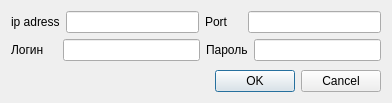
<?xml version="1.0" encoding="UTF-8"?>
<ui version="4.0">
 <class>Dialog_addCamera</class>
 <widget class="QDialog" name="Dialog_addCamera">
  <property name="geometry">
   <rect>
    <x>0</x>
    <y>0</y>
    <width>392</width>
    <height>103</height>
   </rect>
  </property>
  <property name="minimumSize">
   <size>
    <width>392</width>
    <height>103</height>
   </size>
  </property>
  <property name="maximumSize">
   <size>
    <width>392</width>
    <height>103</height>
   </size>
  </property>
  <property name="windowTitle">
   <string>Dialog</string>
  </property>
  <layout class="QVBoxLayout" name="verticalLayout">
   <item>
    <layout class="QHBoxLayout" name="horizontalLayout">
     <item>
      <widget class="QLabel" name="label">
       <property name="sizePolicy">
        <sizepolicy hsizetype="Maximum" vsizetype="Maximum">
         <horstretch>0</horstretch>
         <verstretch>0</verstretch>
        </sizepolicy>
       </property>
       <property name="text">
        <string>ip adress</string>
       </property>
      </widget>
     </item>
     <item>
      <widget class="QLineEdit" name="le_ipadress">
       <property name="sizePolicy">
        <sizepolicy hsizetype="Expanding" vsizetype="Fixed">
         <horstretch>0</horstretch>
         <verstretch>0</verstretch>
        </sizepolicy>
       </property>
      </widget>
     </item>
     <item>
      <widget class="QLabel" name="label_2">
       <property name="sizePolicy">
        <sizepolicy hsizetype="Maximum" vsizetype="Maximum">
         <horstretch>0</horstretch>
         <verstretch>0</verstretch>
        </sizepolicy>
       </property>
       <property name="minimumSize">
        <size>
         <width>37</width>
         <height>0</height>
        </size>
       </property>
       <property name="text">
        <string>Port</string>
       </property>
      </widget>
     </item>
     <item>
      <widget class="QLineEdit" name="le_port">
       <property name="minimumSize">
        <size>
         <width>128</width>
         <height>0</height>
        </size>
       </property>
      </widget>
     </item>
    </layout>
   </item>
   <item>
    <layout class="QHBoxLayout" name="horizontalLayout_6">
     <item>
      <widget class="QLabel" name="label_3">
       <property name="sizePolicy">
        <sizepolicy hsizetype="Maximum" vsizetype="Maximum">
         <horstretch>0</horstretch>
         <verstretch>0</verstretch>
        </sizepolicy>
       </property>
       <property name="minimumSize">
        <size>
         <width>43</width>
         <height>0</height>
        </size>
       </property>
       <property name="text">
        <string>Логин    </string>
       </property>
      </widget>
     </item>
     <item>
      <widget class="QLineEdit" name="le_login">
       <property name="sizePolicy">
        <sizepolicy hsizetype="Expanding" vsizetype="Fixed">
         <horstretch>0</horstretch>
         <verstretch>0</verstretch>
        </sizepolicy>
       </property>
       <property name="minimumSize">
        <size>
         <width>137</width>
         <height>0</height>
        </size>
       </property>
       <property name="maximumSize">
        <size>
         <width>146</width>
         <height>16777215</height>
        </size>
       </property>
      </widget>
     </item>
     <item>
      <widget class="QLabel" name="label_4">
       <property name="sizePolicy">
        <sizepolicy hsizetype="Maximum" vsizetype="Maximum">
         <horstretch>0</horstretch>
         <verstretch>0</verstretch>
        </sizepolicy>
       </property>
       <property name="text">
        <string>Пароль</string>
       </property>
      </widget>
     </item>
     <item>
      <widget class="QLineEdit" name="le_password"/>
     </item>
    </layout>
   </item>
   <item>
    <spacer name="verticalSpacer">
     <property name="orientation">
      <enum>Qt::Vertical</enum>
     </property>
     <property name="sizeHint" stdset="0">
      <size>
       <width>20</width>
       <height>40</height>
      </size>
     </property>
    </spacer>
   </item>
   <item>
    <widget class="QDialogButtonBox" name="buttonBox">
     <property name="orientation">
      <enum>Qt::Horizontal</enum>
     </property>
     <property name="standardButtons">
      <set>QDialogButtonBox::Cancel|QDialogButtonBox::Ok</set>
     </property>
    </widget>
   </item>
  </layout>
 </widget>
 <resources/>
 <connections>
  <connection>
   <sender>buttonBox</sender>
   <signal>accepted()</signal>
   <receiver>Dialog_addCamera</receiver>
   <slot>accept()</slot>
   <hints>
    <hint type="sourcelabel">
     <x>248</x>
     <y>254</y>
    </hint>
    <hint type="destinationlabel">
     <x>157</x>
     <y>274</y>
    </hint>
   </hints>
  </connection>
  <connection>
   <sender>buttonBox</sender>
   <signal>rejected()</signal>
   <receiver>Dialog_addCamera</receiver>
   <slot>reject()</slot>
   <hints>
    <hint type="sourcelabel">
     <x>316</x>
     <y>260</y>
    </hint>
    <hint type="destinationlabel">
     <x>286</x>
     <y>274</y>
    </hint>
   </hints>
  </connection>
 </connections>
</ui>
